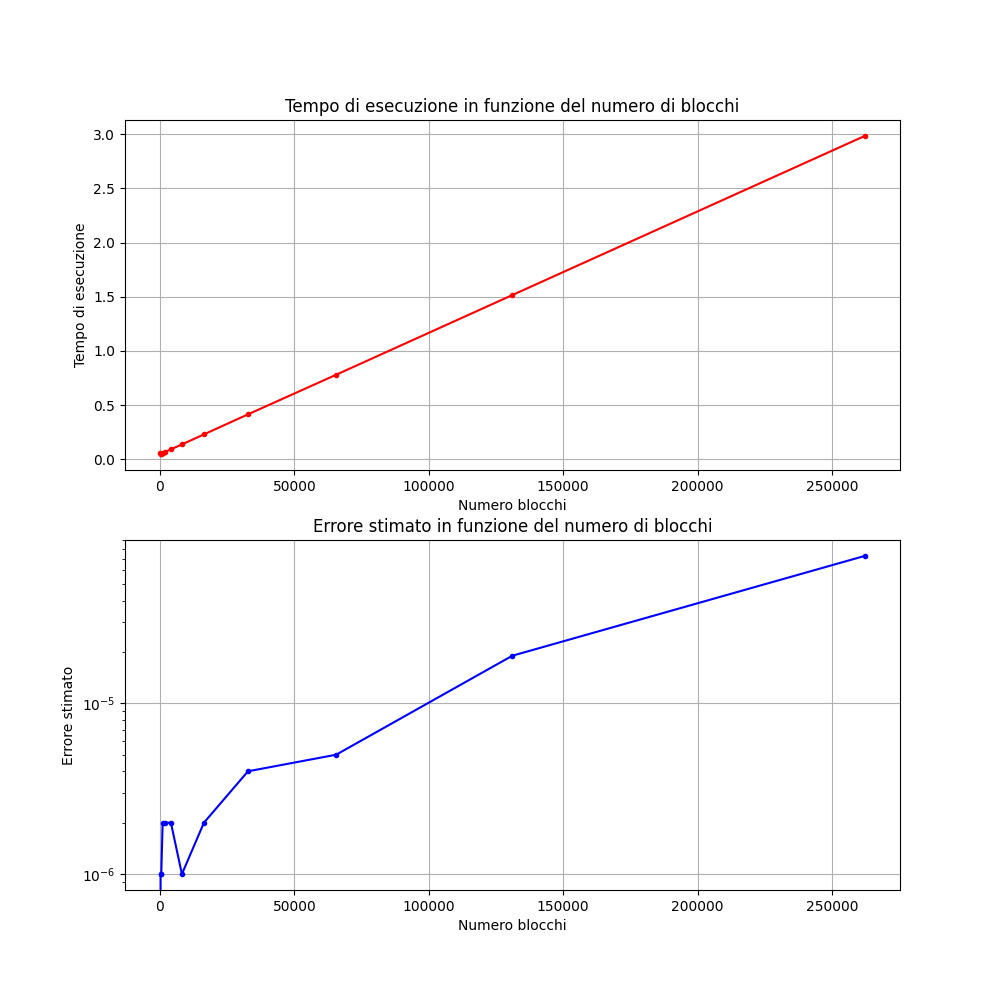

This chart was generated by the following Python code:
import pandas as pd
import matplotlib.pyplot as plt
# Numero blocchi, Errore stimato, Tempo di esecuzione, somma
df = pd.read_csv("output_scaling.csv", sep=",", header=0, names=["n_blocchi", "err", "time", "sum"])

# devo effettuare 2 flot nella stessa immagine, blocchi tempo e blocchi errore

# primo plot

plt.figure(figsize=(10, 10))
plt.subplot(2, 1, 1)
plt.errorbar(df["n_blocchi"], df["time"], yerr=df["err"], marker=".", color="red")
plt.xlabel("Numero blocchi")
plt.ylabel("Tempo di esecuzione")
plt.grid(True)
plt.title("Tempo di esecuzione in funzione del numero di blocchi")

# secondo plot
plt.subplot(2, 1, 2)
plt.errorbar(df["n_blocchi"], df["err"], marker=".", color="blue")
plt.xlabel("Numero blocchi")
plt.ylabel("Errore stimato")
plt.grid(True)
plt.title("Errore stimato in funzione del numero di blocchi")
plt.yscale("log")

plt.savefig("cpi2_scaling.png")